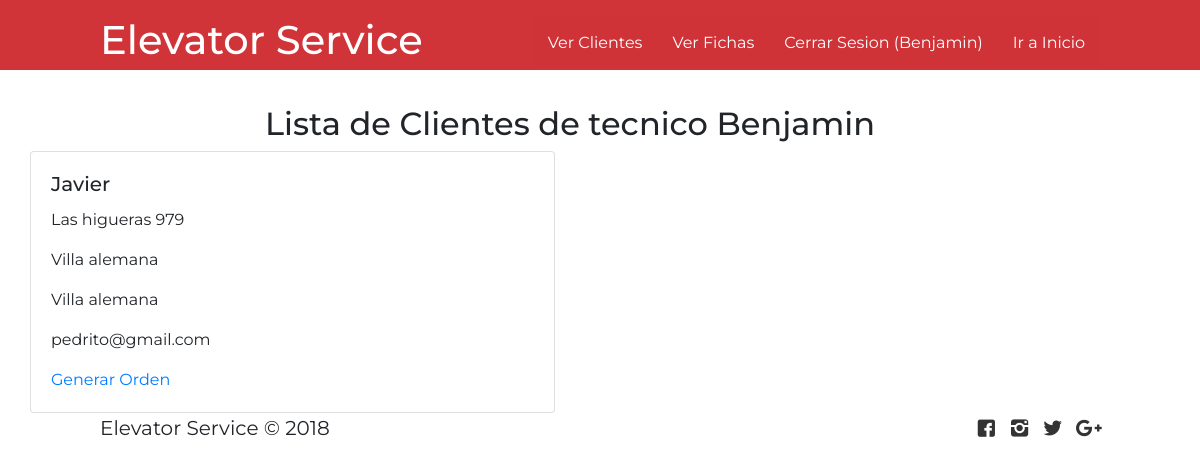
The app's page /trabajadores/clientes (signed in) with its own data.
### ascensor/models.py (models this page shows, shortened)
class RegistroCliente (models.Model):
    Nombre_Completo = models.CharField(max_length=200, blank=True, null=True)
    Direccion = models.CharField(max_length=200, blank=True, null=True)
    Ciudad = models.CharField(max_length=200, blank=True, null=True)
    Comuna = models.CharField(max_length=200, blank=True, null=True)
    Correo = models.EmailField(blank=True, null=True)
    fecha_publicacion = models.DateTimeField(blank=True, null=True)
    Tecnico_Asociado = models.ForeignKey('auth.User', on_delete=models.CASCADE, null=True)

### ascensor/views.py (the view)
# urls.py: url('trabajadores/clientes', views.verClientes, name="clientes"),
def verClientes(request):
    user = request.user
    clientes = RegistroCliente.objects.filter(Tecnico_Asociado = user)
    return render(request, 'ascensor/clientes.html',  {'clientes': clientes})

### ascensor/templates/ascensor/clientes.html (shortened to what this page needs)
{% extends 'ascensor/base.html' %}
{% block content %}
{% load static %}
<main>
    <section id="blog">
            <div class="container">
                    <h2 class="animated-fadeInLeft titulo-general">Lista de Clientes de tecnico {{user.username}}</h2>
                   <div class="row-2">
                           {% for cliente in clientes %}
                           <div class="col-12 col-md-6 col-lg-6">
                             <div class="card tarjeta-perro animated bounceInUp">
                             <div class="card-body">
                               <h5  class="card-title">{{cliente.Nombre_Completo}}</h5>
                               <p class="card-text text-truncate">{{ cliente.Direccion }}</p>
                               <p class="card-text text-truncate">{{ cliente.Ciudad }}</p>
                               <p class="card-text text-truncate">{{ cliente.Comuna }}</p>
                               <p class="card-text text-truncate">{{ cliente.Correo }}</p>
                               <a  href="{% url 'orden' %}"> Generar Orden</a>
                             </div>
                             </div>
                           </div>
                       </div>
                          {% endfor %}
                   </div>
    </section>
</main>
{% endblock %}

### ascensor/templates/ascensor/base.html (shortened to what this page needs)
{% load static %}
<!DOCTYPE html>
<html>
<head>
 <link rel="stylesheet" href="https://stackpath.bootstrapcdn.com/bootstrap/4.1.3/css/bootstrap.min.css">
<link rel="stylesheet" type="text/css" href="{% static 'fonts/style.css' %}">
<link rel="stylesheet" href="https://cdnjs.cloudflare.com/ajax/libs/animate.css/3.7.0/animate.min.css">
<link href="//cdn.bootcss.com/bootstrap-datetimepicker/4.17.44/css/bootstrap-datetimepicker.min.css" rel="stylesheet">
<link rel="stylesheet" href="https://use.fontawesome.com/releases/v5.4.1/css/all.css"></head>
    <link rel="stylesheet" href="{% static 'css/style.css' %}">
    <link rel="stylesheet" href="{% static 'css/fontello.css' %}">
</head>
<body>
  <header>
    <div class="contenedor">
                <p> <h1> Elevator Service  </h1> </p>
                 <nav class="menu">
                        {% if user.is_authenticated %}
                         {% if user.username == "admin" %}
                         <a href="{% url 'adm.inicio' %}"> Agregar Clientes </a>
                         {% else  %}
                        <a href="{% url 'clientes' %}">Ver Clientes</a>
                        <a href="{% url 'fichas' %}">Ver Fichas</a>
                         {% endif %}
                          {% endif %}
                          {% if user.is_authenticated %}
                          <a href="{% url 'logout' %}">Cerrar Sesion ({{user.username}}) </a>
                          <a href="http://localhost:8000/">Ir a Inicio</a>
                          {% else %}
                     <a href="{% url 'login' %}"> Trabajadores </a>
                     <a href="#"> Quienes Somos </a>
                     <a href="#"> Contactenos </a>
                     <a href="http://localhost:8000/">Ir a Inicio</a>
                     {% endif %}
                </nav>
    </div>
</header>
            {% block content %}
            {% endblock %}
<footer>
                    <div class="contenedor">
                        <p class="copy">Elevator Service &copy; 2018 </p>
                        <div class="sociales">
                            <a class="icon-facebook-squared" href="#"></a>
                            <a class="icon-instagram" href="#"></a>
                            <a class="icon-twitter" href="#"></a>
                            <a class="icon-gplus" href="#"></a>
                        </div>
                    </div>
                </footer>
</body>
</html>

### ascensor/static/css/style.css (style rules this page uses)
* { margin: 0; padding: 0; box-sizing: border-box; }
body { font-family: 'Montserrat', sans-serif; }
header { width: 100%; height: 70px; background:#D13438; color: white; position: fixed; top: 0; left: 0; z-index: 100; }
.contenedor { width: 98%; margin: auto; }
h1 { float: left; }
header .contenedor { display: table; }
section { width: 100%; margin-bottom: 25px; }
footer .contenedor { display: flex; flex-wrap: wrap; justify-content: center; padding-bottom: 25px; }
.copy { font-size: 20px; }
.sociales { width: 100%; text-align: center; font-size: 20px; }
.sociales a { color: #333; text-decoration: none; }
.h1 , h1 { text-align: center; }
@media (min-width:768px) { .sociales { width: auto; } }
@media (min-width:768px) { footer .contenedor { justify-content: space-between; } }
@media (min-width:1024px) { .contenedor { width: 1000px; } }

### ascensor/static/css/menu.css (style rules this page uses)
.menu { position: absolute; top: 50px; left: 0; width: 100%; height: 100vh; background: rgba(209, 52, 56, 0.9); transition: all 0.5s; transform: translate(-100%); }
.menu a { display: block; color: white; height: 50px; text-decoration: none; padding: 15px; border-bottom: 1px solid rgba(255, 255, 255, 0.5); }
@media (min-width:1024px) { .menu { position: static; width: auto; height: auto; transform: translateX(0%); float: right; display: flex; } }
@media (min-width:1024px) { .menu a { border: none; } }

### ascensor/static/css/blog.css (style rules this page uses)
h2 { text-align: center; padding-top: 80px; }

### ascensor/static/css/formularios.css (style rules this page uses)
.container { float: left; top: 20px; }

### ascensor/static/css/crearficha.css (style rules this page uses)
footer { padding-top: 120px; }

### records on screen
RegistroCliente: Nombre_Completo "Javier", Direccion "Las higueras 979", Ciudad "Villa alemana", Comuna "Villa alemana", Correo "pedrito@gmail.com"

### other values on screen
{{ user.username }} "Benjamin"
